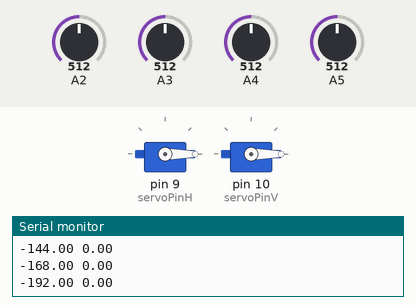
The sketch below on a simulated Arduino Uno, built with avr-gcc and run on an emulated ATmega328P. On the bench: 2 × servo, the last lines printed to the serial monitor. Inputs (shaded band) come from the test bench; at power-on: A2 = 512, A3 = 512, A4 = 512, A5 = 512.

Above: at 1.2 s.
1.3 s: A2 set to 360
2.8 s: A2 set to 351
At 3.29 s:
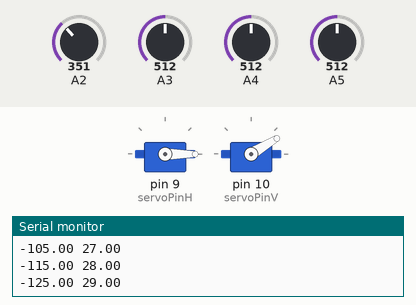
5.8 s: A3 set to 503
At 6.6 s:
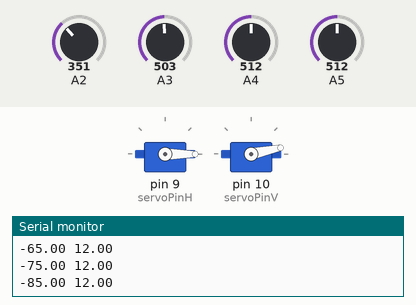
7.3 s: A4 set to 542
At 8.08 s:
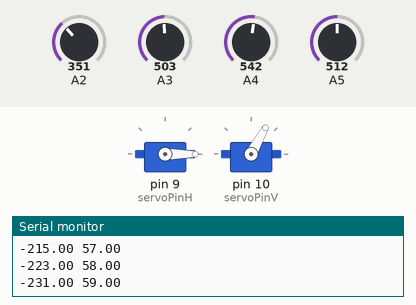
10.3 s: A5 set to 716
At 12.91 s:
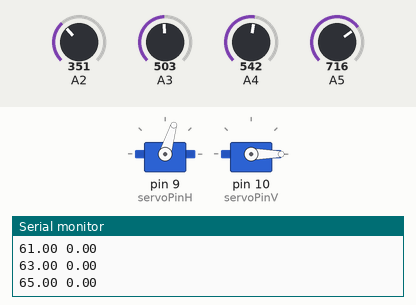
13.3 s: A3 set to 306
Timing chart, 0 to 16.3 s (numbered marks = the images above; inputs shaded):
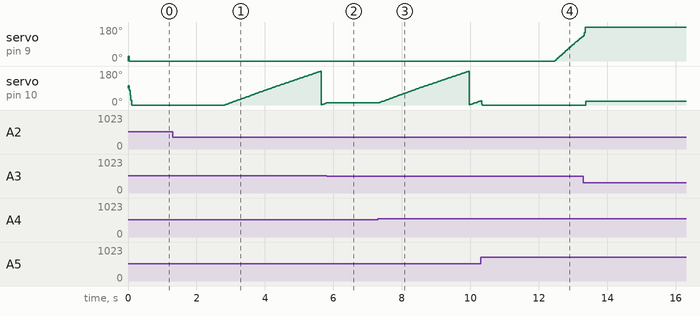

Measured:
- the behaviour switches between 352 and 351 on A2 (found by bisection; images 0 and 1)
- the behaviour switches between 512 and 511 on A3 (found by bisection; images 1 and 2)
- the behaviour switches between 523 and 524 on A4 (found by bisection; images 2 and 3)
- after the input at 5.8 s, servo on pin 10 (servoPinV): goes on until 5.8 s, then stays 12°
- after the input at 10.3 s, servo on pin 9 (servoPinH): moves from 0° to 133° over 0.84 s, starting after 2.2 s

The sketch:

servo_task.ino
```cpp
#include <Servo.h>

const int servoPinH = 9;
const int servoPinV = 10;
const int t = 1000;

Servo servo_h;
Servo servo_v;

int scale = 20;

float test[4] = {0.5757789167546983, 0.7658098256321973, 1.0, 0.9286357056222857};
int ph_values[4];
int highest_ph_index[2];
int max_ph_average = 0;

float light_vec[2] = {360,90};

void setup() {
    Serial.begin(9600);
    servo_h.attach(servoPinH);
    servo_v.attach(servoPinV);
}

void loop() {
    rotate_vector();
    Serial.print(light_vec[0]);
    Serial.print(" ");
    Serial.println(light_vec[1]);
    delay(10);
    /*
    for (int i = 0; i < 180; i += 20) {
        servo_v.write(i);

        for (int j = 0; j < 180; j += 20) {
            servo_h.write(j);

            int average = get_data_with_sum_ph();

            if (average > max_ph_average) {
                max_ph_average = average;

                highest_ph_index[0] = i;
                highest_ph_index[1] = j;
            }

            delay(100);
        }

        i += 20;
        servo_v.write(i);

        for (int j = 180; j > 0; j -= 20) {
            servo_h.write(j);

            int average = get_data_with_sum_ph();

            if (average > max_ph_average) {
                max_ph_average = average;

                highest_ph_index[0] = i;
                highest_ph_index[1] = j;
            }

            delay(100);
        }
    }

    Serial.println(highest_ph_index[0]);
    Serial.println(highest_ph_index[1]);

    servo_v.write(highest_ph_index[0]);
    servo_h.write(highest_ph_index[1]);

    for (int i = 0; i < 1000; i++){
        get_data_with_sum_ph();
        Serial.print(ph_values[0]);
        Serial.print(" ");
        Serial.print(ph_values[1]);
        Serial.print(" ");
        Serial.print(ph_values[2]);
        Serial.print(" ");
        Serial.print(ph_values[3]);
        Serial.println();

        delay(100);

    }
    delay(-1);*/
}


int get_data_with_sum_ph() {
    int sum = 0;
    for (int i = 0; i < 4; i++) {
        ph_values[i] = analogRead(i + 2) / test[i];
        sum += ph_values[i];
    }

    return sum;
}

void rotate_motors(){
    int direction = 0;
    if (light_vec[0] > 180){
        direction = 1;
    }

    if (direction == 0){
        servo_h.write(light_vec[0]);
        servo_v.write(light_vec[1]);

        while (servo_h.read() != light_vec[0] && servo_v.read() != light_vec[1]) {
            delay(1);
        }
    } else {
        servo_h.write(180-light_vec[0]);
        servo_v.write(180-light_vec[1]);

        while (servo_h.read() != 180 - light_vec[0] && servo_v.read() != 180 - light_vec[1]) {
            delay(1);
        }
    }
}

void rotate_vector(){
    get_data_with_sum_ph();
    rotate_motors();//align the senors to the current vector
    //light_vec er motorens vinkel, x aksen er 360, y aksen er maks 90
    int direction = 0;
    if (light_vec[0] > 180){
        direction = 1;
    }

    //y aksen 0 er ned opp er 90
    if (direction == 0){
        light_vec[1] += ((ph_values[1] + ph_values[2]) - (ph_values[0] + ph_values[3]))/scale;

        light_vec[0] += ((ph_values[3] + ph_values[2]) - (ph_values[0] + ph_values[1]))/scale;

    }else{
        //opp ned
        light_vec[1] += ((ph_values[0] + ph_values[3]) - (ph_values[1] + ph_values[2]))/scale;

        light_vec[0] += ((ph_values[0] + ph_values[1]) - (ph_values[3] + ph_values[2]))/scale;

    }

    light_vec[0] = fmod(light_vec[0], 360);
    light_vec[1] = fmod(max(light_vec[1],0), 180);
    //light_vec[0] %= 360;
    //auto temp = light_vec[0];
    //light_vec[0] = temp%360;


}
```
